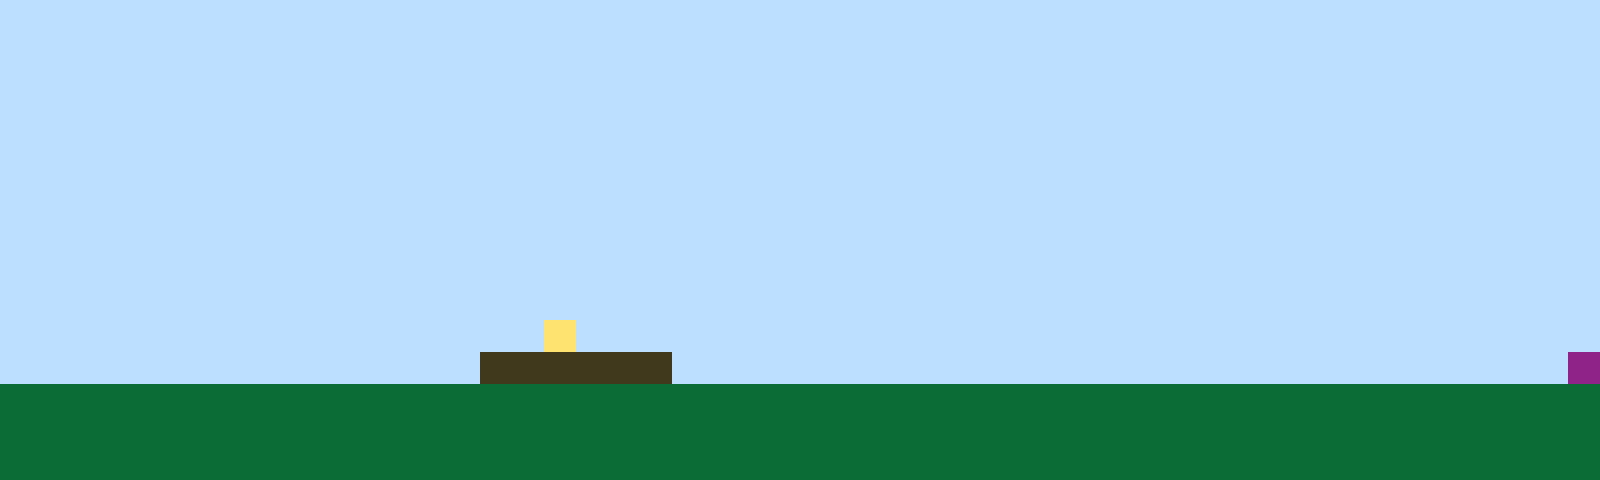

Rendered tile map (Tiled .tmx) drawn with the repository's tilesets; below, a short description and the full map source, tile grids included:
An orthogonal 50x15 tile map with 32x32 px tiles, 1 tile layer (Tile Layer 1).

<map version="1.10" tiledversion="1.11.2" orientation="orthogonal" renderorder="right-up" width="50" height="15" tilewidth="32" tileheight="32" infinite="0" nextlayerid="2" nextobjectid="1"><editorsettings><export target="map1.csv" format="csv" /></editorsettings><tileset firstgid="1" name="sprites" tilewidth="32" tileheight="32" tilecount="6" columns="3"><image source="sprites.png" width="96" height="64" /></tileset><layer id="1" name="Tile Layer 1" width="50" height="15"><data encoding="csv">1,1,1,1,1,1,1,1,1,1,1,1,1,1,1,1,1,1,1,1,1,1,1,1,1,1,1,1,1,1,1,1,1,1,1,1,1,1,1,1,1,1,1,1,1,1,1,1,1,1,1,1,1,1,1,1,1,1,1,1,1,1,1,1,1,1,1,1,1,1,1,1,1,1,1,1,1,1,1,1,1,1,1,1,1,1,1,1,1,1,1,1,1,1,1,1,1,1,1,1,1,1,1,1,1,1,1,1,1,1,1,1,1,1,1,1,1,1,1,1,1,1,1,1,1,1,1,1,1,1,1,1,1,1,1,1,1,1,1,1,1,1,1,1,1,1,1,1,1,1,1,1,1,1,1,1,1,1,1,1,1,1,1,1,1,1,1,1,1,1,1,1,1,1,1,1,1,1,1,1,1,1,1,1,1,1,1,1,1,1,1,1,1,1,1,1,1,1,1,1,1,1,1,1,1,1,1,1,1,1,1,1,1,1,1,1,1,1,1,1,1,1,1,1,1,1,1,1,1,1,1,1,1,1,1,1,1,1,1,1,1,1,1,1,1,1,1,1,1,1,1,1,1,1,1,1,1,1,1,1,1,1,1,1,1,1,1,1,1,1,1,1,1,1,1,1,1,1,1,1,1,1,1,1,1,1,1,1,1,1,1,1,1,1,1,1,1,1,1,1,1,1,1,1,1,1,1,1,1,1,1,1,1,1,1,1,1,1,1,1,1,1,1,1,1,1,1,1,1,1,1,1,1,1,1,1,1,1,1,1,1,1,1,1,1,1,1,1,1,1,1,1,1,1,1,1,1,1,1,1,1,1,1,1,1,1,1,1,1,1,1,1,1,1,1,1,1,1,1,1,1,1,1,1,1,1,1,1,1,1,1,1,1,1,1,1,1,1,1,1,1,1,1,1,1,1,1,1,1,1,1,1,1,1,1,1,1,1,1,1,1,1,1,1,1,1,1,1,1,1,1,1,1,1,1,1,1,1,1,1,1,1,1,1,1,1,1,1,1,1,1,1,1,1,1,1,1,1,1,1,1,1,1,1,1,1,1,1,1,1,1,1,1,1,1,1,1,1,1,1,1,1,1,1,1,1,1,1,1,1,1,1,1,1,1,1,1,1,1,1,1,1,1,1,1,1,1,1,1,1,1,1,1,1,1,1,1,4,1,1,1,1,1,1,1,1,1,1,1,1,1,1,1,1,1,1,1,1,1,1,1,1,1,1,1,1,1,1,1,1,1,1,1,1,1,1,1,1,1,1,1,1,1,1,1,3,3,3,3,3,3,1,1,1,1,1,1,1,1,1,1,1,1,1,1,1,1,1,1,1,1,1,1,1,1,1,1,1,1,6,2,2,2,2,2,2,2,2,2,2,2,2,2,2,2,2,2,2,2,2,2,2,2,2,2,2,2,2,2,2,2,2,2,2,2,2,2,2,2,2,2,2,2,2,2,2,2,2,2,2,2,2,2,2,2,2,2,2,2,2,2,2,2,2,2,2,2,2,2,2,2,2,2,2,2,2,2,2,2,2,2,2,2,2,2,2,2,2,2,2,2,2,2,2,2,2,2,2,2,2,2,2,2,2,2,2,2,2,2,2,2,2,2,2,2,2,2,2,2,2,2,2,2,2,2,2,2,2,2,2,2,2,2,2,2,2,2,2,2,2,2,2,2,2,2,2,2,2,2,2</data></layer></map>
